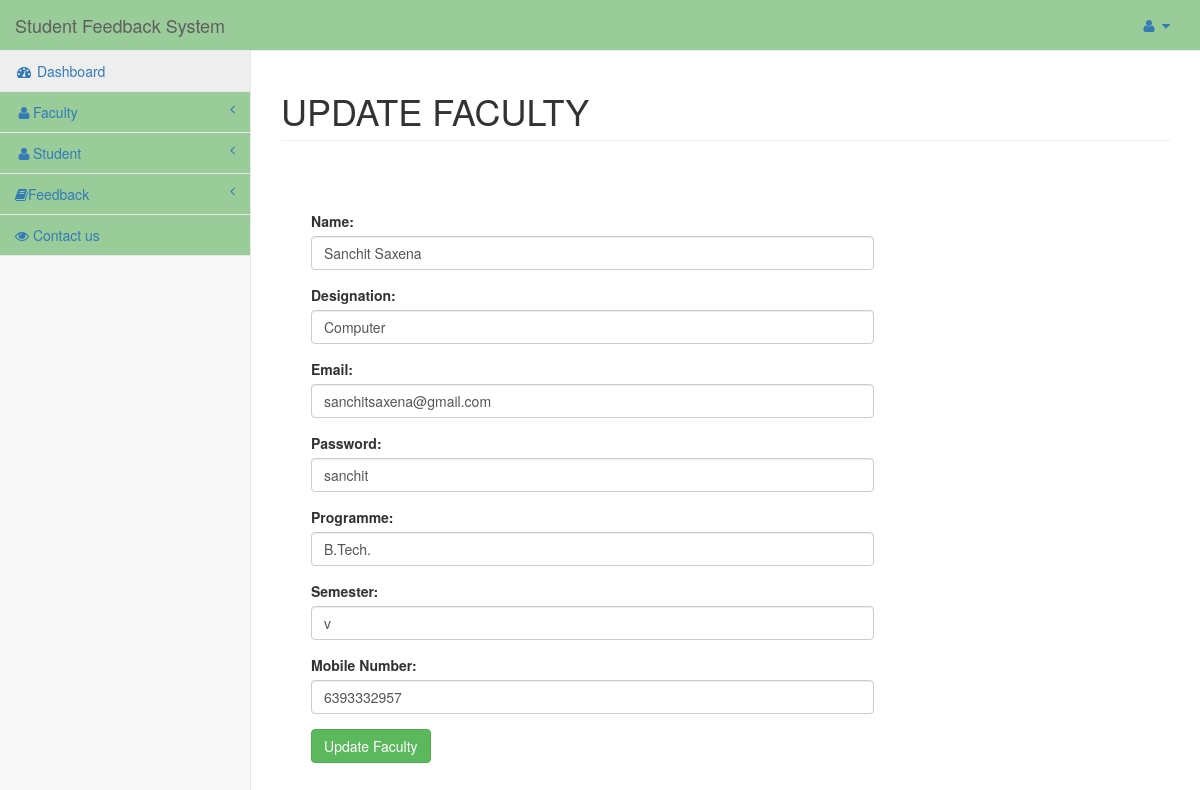
/admin/dashboard.php?id=13&info=edit_faculty (signed in), run on the app's committed database.
### tables this page shows
CREATE TABLE IF NOT EXISTS `faculty` (
  `id` int(11) NOT NULL AUTO_INCREMENT,
  `user_alias` varchar(30) NOT NULL,
  `Name` varchar(30) NOT NULL,
  `designation` varchar(100) NOT NULL,
  `programme` varchar(50) NOT NULL,
  `semester` varchar(10) NOT NULL,
  `email` varchar(255) NOT NULL,
  `password` varchar(75) NOT NULL,
  `mobile` bigint(20) NOT NULL,
  `date` datetime NOT NULL,
  `status` int(11) NOT NULL,
  PRIMARY KEY (`id`),
  UNIQUE KEY `email` (`email`)
);

### admin/edit_faculty.php (the view, shortened to what this page needs)
<?php
	extract($_POST);
$con=mysqli_query($conn,"select * from faculty where id='".$_GET['id']."'");
$res=mysqli_fetch_assoc($con);
?>
<h1 class="page-header">UPDATE FACULTY</h1>
<div class="col-lg-8" style="margin:15px;">
	<form method="post">
	<div class="control-group form-group">
    	<div class="controls">
        </div>
   	</div>
	<div class="control-group form-group">
    	<div class="controls">
        	<label>Name:</label>
            	<input type="text" value="<?php echo @$res['Name'];?>" name="n" class="form-control" required>
        </div>
   	</div>
	<div class="control-group form-group">
    	<div class="controls">
        	<label>Designation:</label>
            	<input type="text" value="<?php echo @$res['designation'];?>" name="desg" class="form-control" required>
        </div>
   	</div>
	<div class="control-group form-group">
    	<div class="controls">
        	<label>Email:</label>
            	<input type="email" value="<?php echo @$res['email'];?>"  name="email" class="form-control" required>
        </div>
    </div>
	<div class="control-group form-group">
    	<div class="controls">
        	<label>Password:</label>
          <input type="text" value="<?php echo @$res['password'];?>"  name="pass" class="form-control" required>
        </div>
    </div>
	<div class="control-group form-group">
    	<div class="controls">
        	<label>Programme:</label>
  <input type="text"  name="prg" value="<?php echo @$res['programme'];?>" class="form-control" required>
        </div>
    </div>
	<div class="control-group form-group">
    	<div class="controls">
        	<label>Semester:</label>
  <input type="text"  name="sem" value="<?php echo @$res['semester'];?>" class="form-control" required>
        </div>
    </div>
	<div class="control-group form-group">
    	<div class="controls">
        	<label>Mobile Number:</label>
            	<input type="number" id="mob" value="<?php echo @$res['mobile'];?>" class="form-control" maxlength="10" name="mob"  required>
        </div>
  	</div>
	<div class="control-group form-group">
    	<div class="controls">
            	<input type="submit" class="btn btn-success" name="save" value="Update  Faculty">
        </div>
  	</div>
	</form>
</div>

### css/sb-admin-2.css (style rules this page uses)
body { background-color: #f8f8f8; }

### data on the page
faculty: n "Sanchit Saxena", desg "Computer", email "sanchitsaxena@gmail.com", pass "sanchit", prg "B.Tech.", sem "v", mob "6393332957"
